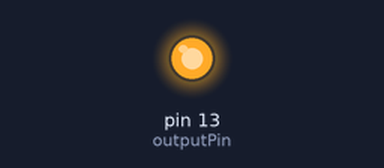
A sketch run on a simulated Arduino Uno, built with avr-gcc and run on an emulated ATmega328P. Shown: output pins drawn as LEDs (lit = HIGH).

Above: at 0.7 s.
At 5.2 s:
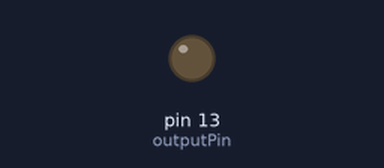
Timing chart, 0 to 6.9 s (numbered marks = the images above):
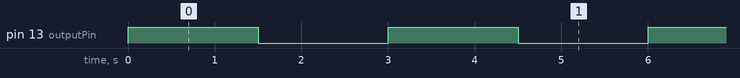

The sketch:

sketch_oct26a.ino
```cpp
const int outputPin = 13;   // PWM output pin
float X = 1.0;              // Multiplier for output voltage, ranges from 0.0 to 1.0

void setup() {
    pinMode(outputPin, OUTPUT);
}

void loop() {
    // Calculate the PWM duty cycle based on X
    int dutyCycle = int(255 * X);  // Scale X to the PWM range (0 to 255)

    // Output the PWM signal
    analogWrite(outputPin, dutyCycle);

    //Example: Toggle X between 1.0 and 0.0 every 1.5 seconds
    X = (X == 1.0) ? 0.0 : 1.0;
    delay(1500);
}
```

Measured:
- by itself, pin 13 (outputPin): alternates HIGH for 1.5 s and LOW for 1.5 s
